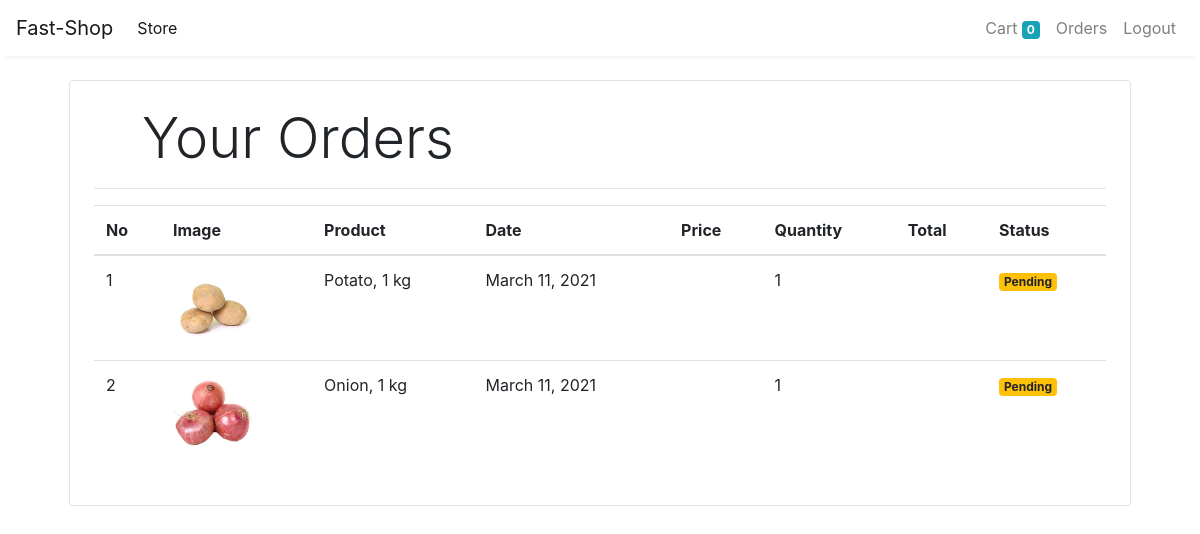
Screenshot of /orders (signed in) with the database file from the repository.
### store/models/orders.py (models this page shows, shortened)
class Order(models.Model):
    product = models.ForeignKey(Product,
                                on_delete=models.CASCADE)
    customer = models.ForeignKey(Customer,
                                 on_delete=models.CASCADE)
    quantity = models.IntegerField(default=1)
    price = models.IntegerField()
    address = models.CharField(max_length=50, default='', blank=True)
    phone = models.CharField(max_length=50, default='', blank=True)
    date = models.DateField(default=datetime.datetime.today)
    status = models.BooleanField(default=False)
    @staticmethod
    def get_orders_by_customer(customer_id):
        return Order.objects.filter(customer=customer_id).order_by('-date')

### store/models/product.py (models this page shows, shortened)
class Product(models.Model):
    name = models.CharField(max_length=50)
    price = models.IntegerField(default=0)
    category = models.ForeignKey(Category, on_delete=models.CASCADE, default=1)
    description = models.CharField(max_length=200, default='' , null=True , blank=True)
    image = models.ImageField(upload_to='uploads/products/')

### store/middlewares/auth.py (the view)
    def middleware(request):
        print(request.session.get('customer'))
        returnUrl = request.META['PATH_INFO']
        print(request.META['PATH_INFO'])
        if not request.session.get('customer'):
           return redirect(f'login?return_url={returnUrl}')
        response = get_response(request)
        return response

### store/templatetags/custom_filter.py (called while the page is built)
@register.filter(name='currency')
def currency(number):
    return ""

@register.filter(name='multiply')
def multiply(number , number1):
    return number * number1

### store/views/orders.py (called while the page is built)
    def get(self , request ):
        customer = request.session.get('customer')
        orders = Order.get_orders_by_customer(customer)
        print(orders)
        return render(request , 'orders.html'  , {'orders' : orders})

### store/templates/orders.html
{% extends 'base.html' %}
{% block content %}
{% load cart %}
{% load custom_filter %}
<div class="container">
   <div class="border rounded p-4 m-4">
        <p class="display-4 pl-4 ml-4">Your Orders</p>
        <hr>
        <table class="table">
            <thead>
                <tr>
                    <th>No</th>
                    <th>Image</th>
                    <th>Product</th>
                    <th>Date</th>
                    <th>Price</th>
                    <th>Quantity</th>
                    <th>Total</th>
                    <th>Status</th>
                </tr>
            </thead>
            <tbody>
                {% for order in orders %}
                <tr>
                    <td>{{forloop.counter}}</td>
                    <td><img style="height: 80px;" class="rounded-circle" src="{{order.product.image.url}}" alt=""></td>
                    <td>{{order.product.name}}</td>
                    <td>{{order.date}}</td>
                    <td>{{order.price|currency}}</td>
                    <td>{{order.quantity}}</td>
                    <td>{{order.quantity|multiply:order.price|currency}}</td>
                    {% if order.status %}
                    <td><small class="badge badge-success">Completed</small></td>
                    {%else%}
                    <td><small class="badge badge-warning">Pending</small></td>
                    {% endif %}
                </tr>
                {% endfor %}
            </tbody>
        </table>
   </div>
</div>
{% endblock %}

### rows the page displays
Order: product.image (picture), product.name "Potato, 1 kg", date "March 11, 2021", quantity "1", status "Pending"
Order: product.image (picture), product.name "Onion, 1 kg", date "March 11, 2021", quantity "1", status "Pending"

### other values shown
{{ request.session.cart.keys|length }} "0"
